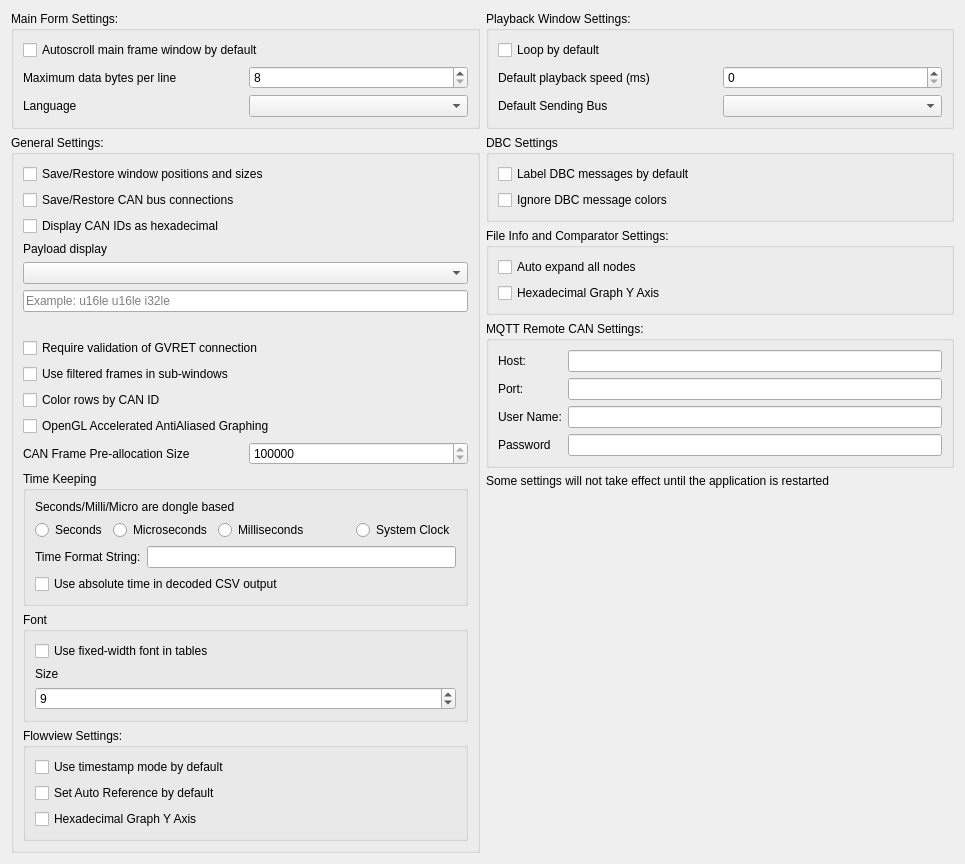
<?xml version="1.0" encoding="UTF-8"?>
<ui version="4.0">
 <class>MainSettingsDialog</class>
 <widget class="QDialog" name="MainSettingsDialog">
  <property name="geometry">
   <rect>
    <x>0</x>
    <y>0</y>
    <width>965</width>
    <height>852</height>
   </rect>
  </property>
  <property name="windowTitle">
   <string>Main Settings</string>
  </property>
  <layout class="QHBoxLayout" name="horizontalLayout_5" stretch="1,1">
   <item>
    <layout class="QVBoxLayout" name="verticalLayout">
     <item>
      <widget class="QGroupBox" name="groupBox_2">
       <property name="title">
        <string>Main Form Settings:</string>
       </property>
       <layout class="QVBoxLayout" name="verticalLayout_3">
        <item>
         <widget class="QCheckBox" name="cbMainAutoScroll">
          <property name="text">
           <string>Autoscroll main frame window by default</string>
          </property>
         </widget>
        </item>
        <item>
         <layout class="QHBoxLayout" name="horizontalLayout_7">
          <item>
           <widget class="QLabel" name="label_12">
            <property name="text">
             <string>Maximum data bytes per line</string>
            </property>
           </widget>
          </item>
          <item>
           <widget class="QSpinBox" name="spinBytesPerLine">
            <property name="minimum">
             <number>8</number>
            </property>
            <property name="maximum">
             <number>64</number>
            </property>
            <property name="singleStep">
             <number>8</number>
            </property>
           </widget>
          </item>
         </layout>
        </item>
        <item>
         <layout class="QHBoxLayout" name="horizontalLayout_8">
          <item>
           <widget class="QLabel" name="label_13">
            <property name="text">
             <string>Language</string>
            </property>
           </widget>
          </item>
          <item>
           <widget class="QComboBox" name="comboLanguage"/>
          </item>
         </layout>
        </item>
       </layout>
      </widget>
     </item>
     <item>
      <widget class="QGroupBox" name="groupBox">
       <property name="title">
        <string>General Settings:</string>
       </property>
       <layout class="QVBoxLayout" name="verticalLayout_2">
        <item>
         <widget class="QCheckBox" name="cbRestorePositions">
          <property name="text">
           <string>Save/Restore window positions and sizes</string>
          </property>
         </widget>
        </item>
        <item>
         <widget class="QCheckBox" name="cbLoadConnections">
          <property name="text">
           <string>Save/Restore CAN bus connections</string>
          </property>
         </widget>
        </item>
        <item>
         <widget class="QCheckBox" name="cbDisplayHex">
          <property name="text">
           <string>Display CAN IDs as hexadecimal</string>
          </property>
         </widget>
        </item>
        <item>
         <layout class="QVBoxLayout" name="verticalLayoutPayloadDisplay">
          <item>
           <widget class="QLabel" name="labelPayloadDisplay">
            <property name="text">
             <string>Payload display</string>
            </property>
           </widget>
          </item>
          <item>
           <widget class="QComboBox" name="comboPayloadDisplay"/>
          </item>
          <item>
           <widget class="QLineEdit" name="linePayloadFormat">
            <property name="placeholderText">
             <string>Example: u16le u16le i32le</string>
            </property>
           </widget>
          </item>
          <item>
           <widget class="QLabel" name="lblPayloadFormatError">
            <property name="text">
             <string/>
            </property>
            <property name="wordWrap">
             <bool>true</bool>
            </property>
           </widget>
          </item>
         </layout>
        </item>
        <item>
         <widget class="QCheckBox" name="cbValidate">
          <property name="text">
           <string>Require validation of GVRET connection</string>
          </property>
         </widget>
        </item>
        <item>
         <widget class="QCheckBox" name="cbUseFiltered">
          <property name="text">
           <string>Use filtered frames in sub-windows</string>
          </property>
         </widget>
        </item>
        <item>
         <widget class="QCheckBox" name="cbColorsByCanId">
          <property name="text">
           <string>Color rows by CAN ID</string>
          </property>
         </widget>
        </item>
        <item>
         <widget class="QCheckBox" name="cbUseOpenGL">
          <property name="text">
           <string>OpenGL Accelerated AntiAliased Graphing</string>
          </property>
         </widget>
        </item>
        <item>
         <layout class="QHBoxLayout" name="horizontalLayout_6">
          <property name="topMargin">
           <number>0</number>
          </property>
          <property name="bottomMargin">
           <number>0</number>
          </property>
          <item>
           <widget class="QLabel" name="label_10">
            <property name="text">
             <string>CAN Frame Pre-allocation Size</string>
            </property>
           </widget>
          </item>
          <item>
           <widget class="QSpinBox" name="spinMaximumFrames">
            <property name="minimum">
             <number>100000</number>
            </property>
            <property name="maximum">
             <number>1000000000</number>
            </property>
            <property name="singleStep">
             <number>100000</number>
            </property>
            <property name="value">
             <number>10000000</number>
            </property>
           </widget>
          </item>
         </layout>
        </item>
        <item>
         <widget class="QGroupBox" name="groupBox_6">
          <property name="title">
           <string>Time Keeping</string>
          </property>
          <layout class="QVBoxLayout" name="verticalLayout_7">
           <item>
            <widget class="QLabel" name="label_3">
             <property name="text">
              <string>Seconds/Milli/Micro are dongle based</string>
             </property>
            </widget>
           </item>
           <item>
            <layout class="QHBoxLayout" name="horizontalLayout_4">
             <item>
              <widget class="QRadioButton" name="rbSeconds">
               <property name="text">
                <string>Seconds</string>
               </property>
              </widget>
             </item>
             <item>
              <widget class="QRadioButton" name="rbMicros">
               <property name="text">
                <string>Microseconds</string>
               </property>
              </widget>
             </item>
             <item>
              <widget class="QRadioButton" name="rbMillis">
               <property name="text">
                <string>Milliseconds</string>
               </property>
              </widget>
             </item>
             <item>
              <spacer name="horizontalSpacer">
               <property name="orientation">
                <enum>Qt::Horizontal</enum>
               </property>
               <property name="sizeHint" stdset="0">
                <size>
                 <width>40</width>
                 <height>20</height>
                </size>
               </property>
              </spacer>
             </item>
             <item>
              <widget class="QRadioButton" name="rbSysClock">
               <property name="text">
                <string>System Clock</string>
               </property>
              </widget>
             </item>
            </layout>
           </item>
           <item>
            <layout class="QHBoxLayout" name="horizontalLayout_3">
             <item>
              <widget class="QLabel" name="label_4">
               <property name="text">
                <string>Time Format String:</string>
               </property>
              </widget>
             </item>
             <item>
              <widget class="QLineEdit" name="lineClockFormat"/>
             </item>
            </layout>
           </item>
           <item>
            <widget class="QCheckBox" name="cbCSVAbsTime">
             <property name="text">
              <string>Use absolute time in decoded CSV output</string>
             </property>
            </widget>
           </item>
          </layout>
         </widget>
        </item>
        <item>
         <widget class="QGroupBox" name="groupBox_7">
          <property name="title">
           <string>Font</string>
          </property>
          <layout class="QVBoxLayout" name="verticalLayout_8">
           <item>
            <widget class="QCheckBox" name="cbFontFixedWidth">
             <property name="text">
              <string>Use fixed-width font in tables</string>
             </property>
            </widget>
           </item>
           <item>
            <widget class="QLabel" name="label_11">
             <property name="text">
              <string>Size</string>
             </property>
            </widget>
           </item>
           <item>
            <widget class="QSpinBox" name="spinFontSize">
             <property name="minimum">
              <number>7</number>
             </property>
             <property name="maximum">
              <number>15</number>
             </property>
             <property name="value">
              <number>9</number>
             </property>
            </widget>
           </item>
          </layout>
         </widget>
        </item>
        <item>
         <widget class="QGroupBox" name="groupBox_3">
          <property name="title">
           <string>Flowview Settings:</string>
          </property>
          <layout class="QVBoxLayout" name="verticalLayout_4">
           <item>
            <widget class="QCheckBox" name="cbFlowUseTimestamp">
             <property name="text">
              <string>Use timestamp mode by default</string>
             </property>
            </widget>
           </item>
           <item>
            <widget class="QCheckBox" name="cbFlowAutoRef">
             <property name="text">
              <string>Set Auto Reference by default</string>
             </property>
            </widget>
           </item>
           <item>
            <widget class="QCheckBox" name="cbHexGraphFlow">
             <property name="text">
              <string>Hexadecimal Graph Y Axis</string>
             </property>
            </widget>
           </item>
          </layout>
         </widget>
        </item>
        <item>
         <spacer name="verticalSpacer_2">
          <property name="orientation">
           <enum>Qt::Vertical</enum>
          </property>
          <property name="sizeHint" stdset="0">
           <size>
            <width>20</width>
            <height>40</height>
           </size>
          </property>
         </spacer>
        </item>
       </layout>
      </widget>
     </item>
    </layout>
   </item>
   <item>
    <layout class="QVBoxLayout" name="verticalLayout_9">
     <item>
      <widget class="QGroupBox" name="groupBox_4">
       <property name="title">
        <string>Playback Window Settings:</string>
       </property>
       <layout class="QVBoxLayout" name="verticalLayout_5">
        <item>
         <widget class="QCheckBox" name="cbPlaybackLoop">
          <property name="text">
           <string>Loop by default</string>
          </property>
         </widget>
        </item>
        <item>
         <layout class="QHBoxLayout" name="horizontalLayout">
          <item>
           <widget class="QLabel" name="label">
            <property name="text">
             <string>Default playback speed (ms)</string>
            </property>
           </widget>
          </item>
          <item>
           <widget class="QSpinBox" name="spinPlaybackSpeed">
            <property name="maximum">
             <number>1000</number>
            </property>
           </widget>
          </item>
         </layout>
        </item>
        <item>
         <layout class="QHBoxLayout" name="horizontalLayout_2">
          <item>
           <widget class="QLabel" name="label_2">
            <property name="text">
             <string>Default Sending Bus</string>
            </property>
           </widget>
          </item>
          <item>
           <widget class="QComboBox" name="comboSendingBus"/>
          </item>
         </layout>
        </item>
       </layout>
      </widget>
     </item>
     <item>
      <widget class="QGroupBox" name="groupBox_9">
       <property name="title">
        <string>DBC Settings</string>
       </property>
       <layout class="QVBoxLayout" name="verticalLayout_10">
        <item>
         <widget class="QCheckBox" name="cbFilterLabeling">
          <property name="text">
           <string>Label DBC messages by default</string>
          </property>
         </widget>
        </item>
        <item>
         <widget class="QCheckBox" name="cbIgnoreDBCColors">
          <property name="text">
           <string>Ignore DBC message colors</string>
          </property>
         </widget>
        </item>
       </layout>
      </widget>
     </item>
     <item>
      <widget class="QGroupBox" name="groupBox_5">
       <property name="title">
        <string>File Info and Comparator Settings:</string>
       </property>
       <layout class="QVBoxLayout" name="verticalLayout_6">
        <item>
         <widget class="QCheckBox" name="cbInfoAutoExpand">
          <property name="text">
           <string>Auto expand all nodes</string>
          </property>
         </widget>
        </item>
        <item>
         <widget class="QCheckBox" name="cbHexGraphInfo">
          <property name="text">
           <string>Hexadecimal Graph Y Axis</string>
          </property>
         </widget>
        </item>
       </layout>
      </widget>
     </item>
     <item>
      <widget class="QGroupBox" name="groupBox_8">
       <property name="enabled">
        <bool>true</bool>
       </property>
       <property name="title">
        <string>MQTT Remote CAN Settings:</string>
       </property>
       <layout class="QFormLayout" name="formLayout">
        <item row="0" column="0">
         <widget class="QLabel" name="label_6">
          <property name="text">
           <string>Host:</string>
          </property>
         </widget>
        </item>
        <item row="0" column="1">
         <widget class="QLineEdit" name="lineRemoteHost"/>
        </item>
        <item row="1" column="0">
         <widget class="QLabel" name="label_7">
          <property name="text">
           <string>Port:</string>
          </property>
         </widget>
        </item>
        <item row="1" column="1">
         <widget class="QLineEdit" name="lineRemotePort"/>
        </item>
        <item row="2" column="0">
         <widget class="QLabel" name="label_8">
          <property name="text">
           <string>User Name:</string>
          </property>
         </widget>
        </item>
        <item row="2" column="1">
         <widget class="QLineEdit" name="lineRemoteUser"/>
        </item>
        <item row="3" column="0">
         <widget class="QLabel" name="label_9">
          <property name="text">
           <string>Password</string>
          </property>
         </widget>
        </item>
        <item row="3" column="1">
         <widget class="QLineEdit" name="lineRemotePassword">
          <property name="echoMode">
           <enum>QLineEdit::Password</enum>
          </property>
         </widget>
        </item>
       </layout>
      </widget>
     </item>
     <item>
      <widget class="QLabel" name="label_5">
       <property name="text">
        <string>Some settings will not take effect until the application is restarted</string>
       </property>
       <property name="wordWrap">
        <bool>true</bool>
       </property>
      </widget>
     </item>
     <item>
      <spacer name="verticalSpacer">
       <property name="orientation">
        <enum>Qt::Vertical</enum>
       </property>
       <property name="sizeHint" stdset="0">
        <size>
         <width>20</width>
         <height>40</height>
        </size>
       </property>
      </spacer>
     </item>
    </layout>
   </item>
  </layout>
 </widget>
 <tabstops>
  <tabstop>cbMainAutoScroll</tabstop>
  <tabstop>cbRestorePositions</tabstop>
  <tabstop>cbLoadConnections</tabstop>
  <tabstop>comboPayloadDisplay</tabstop>
  <tabstop>linePayloadFormat</tabstop>
  <tabstop>cbDisplayHex</tabstop>
  <tabstop>cbValidate</tabstop>
  <tabstop>cbUseFiltered</tabstop>
  <tabstop>cbUseOpenGL</tabstop>
  <tabstop>rbSeconds</tabstop>
  <tabstop>rbMicros</tabstop>
  <tabstop>rbSysClock</tabstop>
  <tabstop>lineClockFormat</tabstop>
  <tabstop>spinFontSize</tabstop>
  <tabstop>cbFlowUseTimestamp</tabstop>
  <tabstop>cbFlowAutoRef</tabstop>
  <tabstop>cbPlaybackLoop</tabstop>
  <tabstop>spinPlaybackSpeed</tabstop>
  <tabstop>comboSendingBus</tabstop>
  <tabstop>cbInfoAutoExpand</tabstop>
  <tabstop>lineRemoteHost</tabstop>
  <tabstop>lineRemotePort</tabstop>
 </tabstops>
 <resources/>
 <connections/>
</ui>
